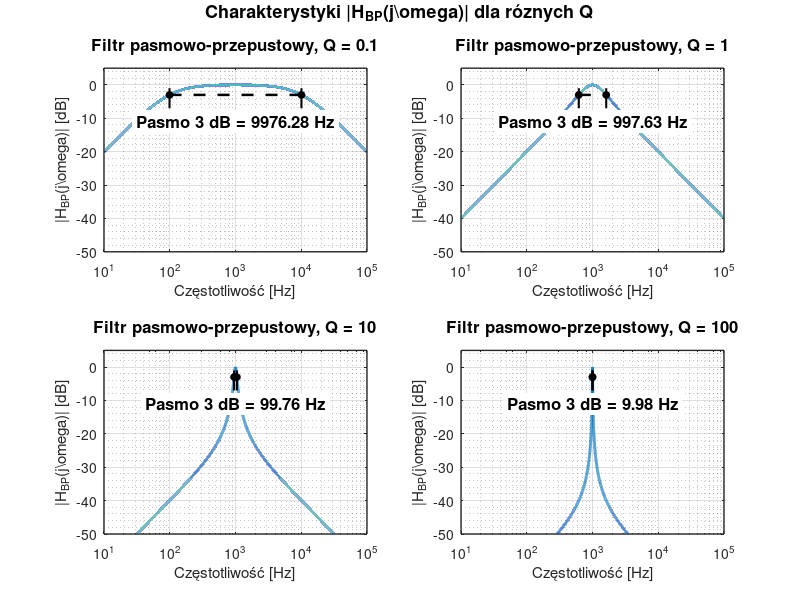

Reproduce this figure in MATLAB.
clear
clc
close all

LinToDB=@(x)(20*log10(abs(x)));
f=10.^[0:0.0001:6];
w = 2*pi*f;
fg=1e3;
w0 = 2*pi*fg;
j = 1i;

xlimits = [1e1 1e5];
ylimits = [-50 5];

Qvec = [0.1 1 10 100];
c = [0.00 0.45 0.74];

Hbp = @(w,Q) ((w0./Q).*j.*w) ./ ( (j.*w).^2 + (w0./Q).*j.*w + w0^2 );

figure();
set(gcf,'position',[100 100 950 650]);

for k = 1:4
  Q = Qvec(k);

  H = Hbp(w,Q);
  magDB = LinToDB(H);

  [maxval, idx0] = max(magDB);
  level3 = maxval - 3;

  idx_left = idx0;
  while idx_left > 1 && magDB(idx_left) > level3
    idx_left = idx_left - 1;
  endwhile

  idx_right = idx0;
  while idx_right < numel(f) && magDB(idx_right) > level3
    idx_right = idx_right + 1;
  endwhile

  % interpolacja liniowa dla f1
  fL1 = f(idx_left);
  fL2 = f(idx_left + 1);
  yL1 = magDB(idx_left);
  yL2 = magDB(idx_left + 1);
  f1 = fL1 + (level3 - yL1) * (fL2 - fL1) / (yL2 - yL1);

  % interpolacja liniowa dla f2
  fR1 = f(idx_right - 1);
  fR2 = f(idx_right);
  yR1 = magDB(idx_right - 1);
  yR2 = magDB(idx_right);
  f2 = fR1 + (level3 - yR1) * (fR2 - fR1) / (yR2 - yR1);

  bw = f2 - f1;

  subplot(2,2,k)
  semilogx(f, magDB, 'linewidth', 2, 'color', c);
  hold on

  % pozioma linia -3 dB tylko w obszarze pasma
  semilogx([f1 f2], [level3 level3], 'k--', 'linewidth', 1.8);

  % znaczniki krańcow pasma
  semilogx([f1 f1], [level3-4 level3+2], 'k-', 'linewidth', 1.5);
  semilogx([f2 f2], [level3-4 level3+2], 'k-', 'linewidth', 1.5);

  % punkty przeciecia
  semilogx(f1, level3, 'ko', 'markersize', 5, 'markerfacecolor', 'k');
  semilogx(f2, level3, 'ko', 'markersize', 5, 'markerfacecolor', 'k');

  % podpis pasma
  text_pos_f = sqrt(f1*f2);
  text_pos_y = level3 - 8;

  text(text_pos_f, text_pos_y, ...
       sprintf('Pasmo 3 dB = %.2f Hz', bw), ...
       'horizontalalignment','center', ...
       'fontsize',12, ...
       'fontweight','bold', ...
       'backgroundcolor',[1 1 1]);

  grid on
  grid minor
  ylim(ylimits)
  xlim(xlimits)
  xlabel('Częstotliwość [Hz]', 'fontsize', 11)
  ylabel('|H_{BP}(j\\omega)| [dB]', 'fontsize', 11)
  title(sprintf('Filtr pasmowo-przepustowy, Q = %g', Q), 'fontsize', 12)
  set(gca,'fontsize',10,'linewidth',1)
endfor

axes('position',[0 0 1 1],'visible','off');
text(0.5,0.98,'Charakterystyki |H_{BP}(j\\omega)| dla róznych Q', ...
     'horizontalalignment','center', ...
     'fontsize',13, 'fontweight','bold');

print('-dpng', '-r300', 'bandpass_filters.png');
